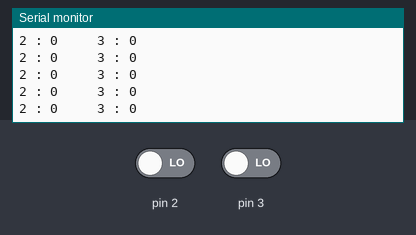
A sketch run on a simulated Arduino Uno, built with avr-gcc and run on an emulated ATmega328P. On the bench: the last lines printed to the serial monitor. The test bench sets the inputs (shaded band); at power-on: pin 2 LOW, pin 3 LOW.

Above: at 1.2 s.
1.3 s: pin 2 driven HIGH
At 1.8 s:
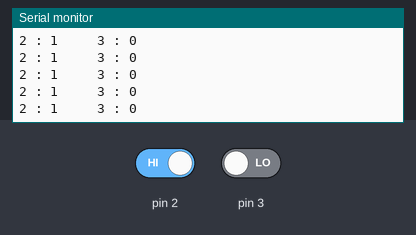
4.3 s: pin 3 driven HIGH
At 5.3 s:
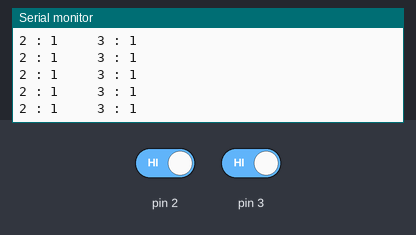
5.8 s: pin 2 driven LOW
At 6.8 s:
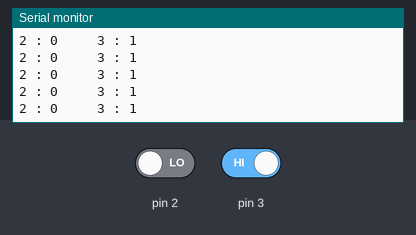

The sketch:

testCapteurChocs.ino
```cpp
void setup() {
  // put your setup code here, to run once:
  pinMode(2,INPUT);
  pinMode(3,INPUT);
  Serial.begin(9600);
}

void loop() {
  // put your main code here, to run repeatedly:
  Serial.print("2 : ");
  Serial.print(digitalRead(2));
  Serial.print("     3 : ");
  Serial.println(digitalRead(3));
}
```

Measured:
- after the input at 1.3 s, the serial monitor: prints a new line after 0.08 s (image 1)
- after the input at 4.3 s, the serial monitor: prints a new line after 0.07 s (image 2)
- after the input at 5.8 s, the serial monitor: prints a new line after 0.07 s (image 3)
